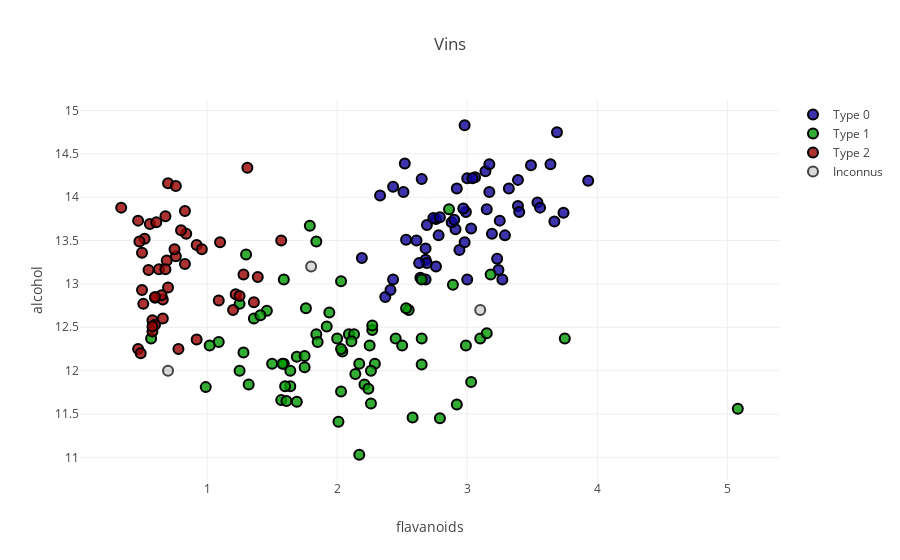

The code cell stored with this chart in its notebook:
### Code cell
trace_wines_type_0 = go.Scatter(
    x=wine_data.loc[target == 0, flavanoids_column_name].tolist(),
    y=wine_data.loc[target == 0, alcohol_column_name],
    name='Type 0',
    mode='markers',
    marker=dict(
        size=10,
        color='rgba(12, 0, 152, .8)',
        line=dict(
            width=2,
            color='rgb(0, 0, 0)'
        )
    )
)

trace_wines_type_1 = go.Scatter(
    x=wine_data.loc[target == 1, flavanoids_column_name],
    y=wine_data.loc[target == 1, alcohol_column_name],
    name='Type 1',
    mode='markers',
    marker=dict(
        size=10,
        color='rgba(0, 152, 0, .8)',
        line=dict(
            width=2,
            color='rgb(0, 0, 0)'
        )
    )
)

trace_wine_types_2 = go.Scatter(
    x=wine_data.loc[target == 2, flavanoids_column_name],
    y=wine_data.loc[target == 2, alcohol_column_name],
    name='Type 2',
    mode='markers',
    marker=dict(
        size=10,
        color='rgba(152, 0, 0, .8)',
        line=dict(
            width=2,
            color='rgb(0, 0, 0)'
        )
    )
)

trace_unknown_wines = go.Scatter(
    x=[1.8, 0.7, 3.1],
    y=[13.2, 12.0, 12.7],
    name="Inconnus",
    mode="markers",
    marker=dict(
        size=10,
        color='rgba(0, 0, 0, 0.15)',
        line=dict(width=2, )
    )
)

layout = dict(title='Vins',
              xaxis=dict(title=flavanoids_column_name),
              yaxis=dict(title=alcohol_column_name)
              )

data = [trace_wines_type_0, trace_wines_type_1, trace_wine_types_2, trace_unknown_wines]

iplot({"data": data, "layout": layout}, filename=None)

### Figure 1 — Plotly figure (JSON) as saved in the notebook; plotly's stock layout.template omitted (floating-point values rounded to 4 significant figures)
{"data": [{"marker": {"color": "rgba(12, 0, 152, .8)", "line": {"color": "rgb(0, 0, 0)", "width": 2}, "size": 10}, "mode": "markers", "name": "Type 0", "type": "scatter", "x": [3.24, 2.68, 2.99, 3.54, 2.68, 3.67, 3.15, 3.93, 3.39, 2.98, 2.68, 2.65, 2.43, 2.97, 3.03, 2.69, 2.76, 3.4, 3.27, 2.76, 2.94, 2.69, 2.74, 2.98, 2.91, 2.88, 3, 3.14, 3.32, 3.69, 3.49, 3.64, 2.53, 2.51, 2.33, 3.23, 3.29, 3.74, 2.37, 2.41, 3, 3.06, 2.52, 2.9, 2.61, 2.64, 3.17, 2.78, 2.63, 2.19, 2.79, 3.25, 3.17, 2.92, 3.19, 2.43, 3.04, 3.39, 3.56], "y": [13.16, 13.41, 13.83, 13.94, 13.05, 13.72, 13.86, 14.19, 13.9, 14.83, 13.28, 14.21, 14.12, 13.87, 13.64, 13.24, 13.75, 13.83, 13.05, 13.2, 13.39, 13.68, 13.76, 13.48, 13.63, 13.71, 13.05, 14.3, 14.1, 14.75, 14.37, 14.38, 13.51, 14.06, 14.02, 13.29, 13.56, 13.82, 12.85, 12.93, 14.22, 14.23, 14.39, 13.74, 13.5, 13.07, 14.38, 13.56, 13.24, 13.3, 13.77, 13.73, 14.06, 14.1, 13.58, 13.05, 14.22, 14.2, 13.88]}, {"marker": {"color": "rgba(0, 152, 0, .8)", "line": {"color": "rgb(0, 0, 0)", "width": 2}, "size": 10}, "mode": "markers", "name": "Type 1", "type": "scatter", "x": [2.65, 2.29, 2.04, 1.36, 1.92, 3.18, 2.17, 1.46, 1.28, 1.5, 1.64, 1.59, 2.21, 2.55, 2.26, 2.58, 1.84, 1.59, 3.1, 1.84, 1.25, 1.85, 2.03, 2.03, 1.94, 1.64, 2.86, 2.27, 1.25, 2.65, 1.69, 2.09, 2.01, 2.13, 1.69, 1.41, 2.11, 2.26, 1.75, 1.57, 1.3, 3.75, 1.09, 2.45, 5.08, 0.99, 2.53, 2.79, 2.27, 2.5, 1.75, 2.17, 1.79, 2.99, 1.61, 2.92, 2.14, 1.76, 3.15, 2.89, 1.32, 2.65, 0.57, 2, 2.25, 2.24, 1.58, 1.02, 1.6, 2.03, 3.03], "y": [13.05, 12.08, 12.22, 12.6, 12.51, 13.11, 11.03, 12.69, 12.21, 12.08, 11.82, 12.08, 11.84, 12.7, 12, 11.46, 13.49, 13.05, 12.37, 12.42, 12, 12.33, 11.76, 12.25, 12.67, 12, 13.86, 12.47, 12.77, 12.37, 12.16, 12.42, 11.41, 12.42, 11.64, 12.64, 12.34, 11.62, 12.04, 11.66, 13.34, 12.37, 12.33, 12.37, 11.56, 11.81, 12.72, 11.45, 12.52, 12.29, 12.17, 12.08, 13.67, 12.29, 11.65, 11.61, 11.96, 12.72, 12.43, 12.99, 11.84, 12.07, 12.37, 12.37, 12.29, 11.79, 12.08, 12.29, 11.82, 13.03, 11.87]}, {"marker": {"color": "rgba(152, 0, 0, .8)", "line": {"color": "rgb(0, 0, 0)", "width": 2}, "size": 10}, "mode": "markers", "name": "Type 2", "type": "scatter", "x": [0.76, 1.57, 0.58, 0.47, 0.6, 0.75, 0.78, 0.92, 0.47, 0.69, 0.55, 0.7, 0.83, 1.09, 1.31, 0.49, 0.76, 0.6, 0.92, 0.66, 0.52, 0.56, 0.84, 0.7, 0.63, 0.34, 0.51, 0.58, 0.5, 1.2, 1.22, 0.8, 0.66, 1.28, 0.65, 0.61, 0.96, 1.39, 1.25, 0.48, 0.83, 0.68, 1.36, 0.68, 1.1, 0.5, 0.6, 0.58], "y": [13.32, 13.5, 12.58, 13.73, 12.84, 13.4, 12.25, 12.36, 12.25, 13.27, 13.16, 14.16, 13.84, 12.81, 14.34, 12.2, 14.13, 12.53, 13.45, 12.6, 13.52, 13.69, 13.58, 12.96, 13.17, 13.88, 12.77, 12.45, 13.36, 12.7, 12.88, 13.62, 12.82, 13.11, 12.87, 13.71, 13.4, 13.08, 12.86, 13.49, 13.23, 13.78, 12.79, 13.17, 13.48, 12.93, 12.85, 12.51]}, {"marker": {"color": "rgba(0, 0, 0, 0.15)", "line": {"width": 2}, "size": 10}, "mode": "markers", "name": "Inconnus", "type": "scatter", "x": [1.8, 0.7, 3.1], "y": [13.2, 12, 12.7]}], "layout": {"title": "Vins", "xaxis": {"title": "flavanoids"}, "yaxis": {"title": "alcohol"}}}
